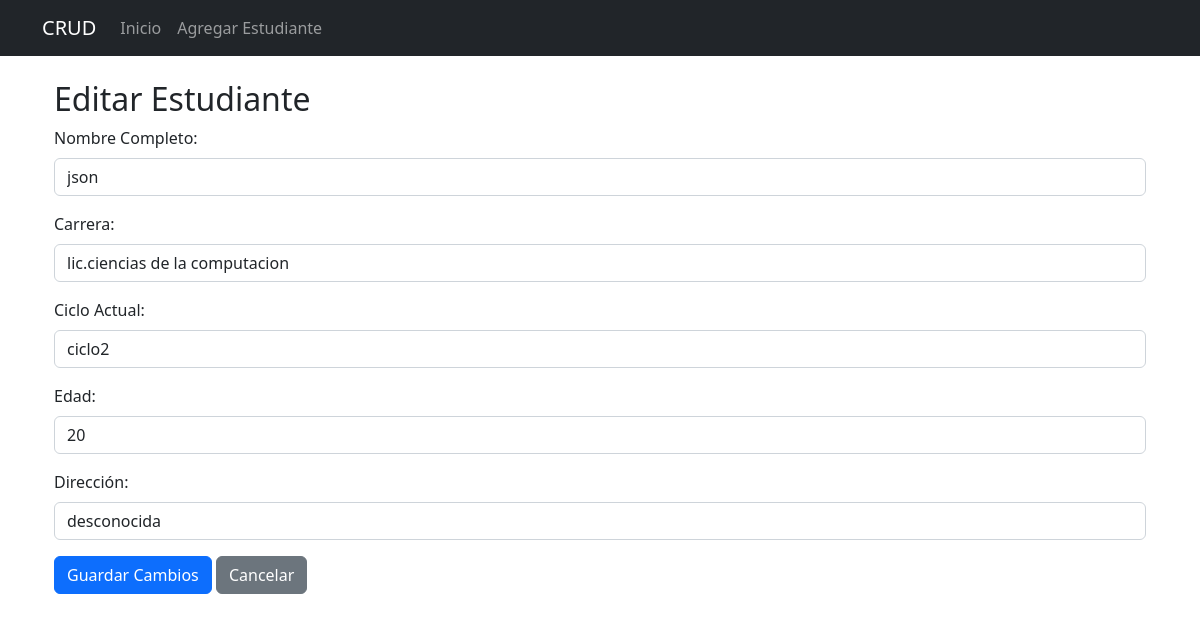
Screenshot of /index.php?action=editar&id=3 with the database file from the repository.
### tables this page shows
CREATE TABLE `estudiantes` (
  `id` int(11) NOT NULL,
  `nombre_completo` varchar(255) NOT NULL,
  `carrera` varchar(255) NOT NULL,
  `ciclo_actual` varchar(50) NOT NULL,
  `edad` int(11) NOT NULL,
  `direccion` varchar(255) NOT NULL
);

### models/EstudianteModel.php (called while the page is built, shortened)
<?php
class EstudianteModel {
    private $db;
    public function __construct() {
        global $db;
        $this->db = $db;
    }
    public function obtenerEstudiantePorId($id) {
        $query = "SELECT * FROM estudiantes WHERE id = :id";
        $stmt = $this->db->prepare($query);
        $stmt->bindParam(':id', $id);
        $stmt->execute();
        return $stmt->fetch(PDO::FETCH_ASSOC);
    }
}
?>

### views/estudiantes/editar.php (the view)
<div class="container mt-4">
    <h2>Editar Estudiante</h2>
    <form action="index.php?action=editar&id=<?php echo $estudiante['id']; ?>" method="post">
        <div class="mb-3">
            <label for="nombre_completo" class="form-label">Nombre Completo:</label>
            <input type="text" name="nombre_completo" value="<?php echo $estudiante['nombre_completo']; ?>" required class="form-control">
        </div>
        <div class="mb-3">
            <label for="carrera" class="form-label">Carrera:</label>
            <input type="text" name="carrera" value="<?php echo $estudiante['carrera']; ?>" required class="form-control">
        </div>
        <div class="mb-3">
            <label for="ciclo_actual" class="form-label">Ciclo Actual:</label>
            <input type="text" name="ciclo_actual" value="<?php echo $estudiante['ciclo_actual']; ?>" required class="form-control">
        </div>
        <div class="mb-3">
            <label for="edad" class="form-label">Edad:</label>
            <input type="number" name="edad" value="<?php echo $estudiante['edad']; ?>" required class="form-control">
        </div>
        <div class="mb-3">
            <label for="direccion" class="form-label">Dirección:</label>
            <input type="text" name="direccion" value="<?php echo $estudiante['direccion']; ?>" required class="form-control">
        </div>
        <div class="mb-3">
            <input type="submit" name="action" value="Guardar Cambios" class="btn btn-primary">
            <a href="index.php" class="btn btn-secondary">Cancelar</a>
        </div>
    </form>
</div>

### rows the page displays
estudiantes: nombre_completo "json", carrera "lic.ciencias de la computacion", ciclo_actual "ciclo2", edad "20", direccion "desconocida"
